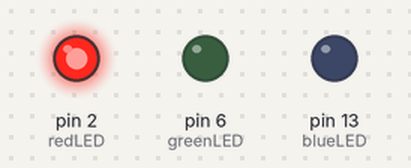
A sketch run on a simulated Arduino Uno, built with avr-gcc and run on an emulated ATmega328P. Shown: output pins drawn as LEDs (lit = HIGH).

Above: at 0.02 s.
At 0.57 s:
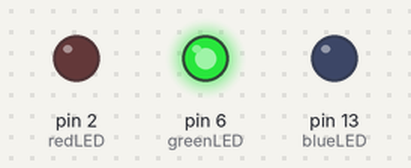
At 2.15 s:
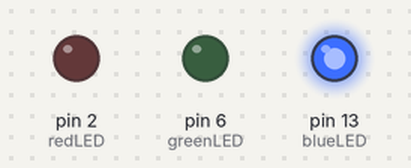
At 4.85 s:
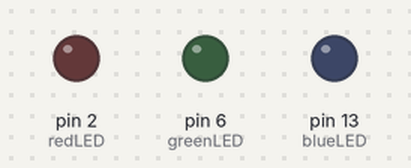
Timing chart, 0 to 6.5 s (numbered marks = the images above):
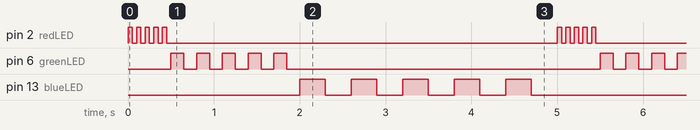

Measured:
- by itself, pin 2 (redLED): repeats every 5.0 s: 4 × (LOW 0.05 s, HIGH 0.05 s), LOW 4.6 s, HIGH 0.05 s
- by itself, pin 6 (greenLED): repeats every 5.0 s: 4 × (LOW 0.15 s, HIGH 0.15 s), LOW 3.7 s, HIGH 0.15 s
- by itself, pin 13 (blueLED): repeats every 5.0 s: 4 × (LOW 0.30 s, HIGH 0.30 s), LOW 2.3 s, HIGH 0.30 s

The sketch:

Blink3LED.ino
```cpp
int redLED=2;
int greenLED=6;
int blueLED=13;
int redBlink=50;
int greenBlink=150;
int blueBlink=300;
void setup() {
    pinMode(redLED,OUTPUT);
    pinMode(greenLED,OUTPUT);
    pinMode(blueLED,OUTPUT);
}
void loop() {
    digitalWrite(redLED,HIGH);
    delay(redBlink);
    digitalWrite(redLED,LOW);
    delay(redBlink);

    digitalWrite(redLED,HIGH);
    delay(redBlink);
    digitalWrite(redLED,LOW);
    delay(redBlink);

    digitalWrite(redLED,HIGH);
    delay(redBlink);
    digitalWrite(redLED,LOW);
    delay(redBlink);

    digitalWrite(redLED,HIGH);
    delay(redBlink);
    digitalWrite(redLED,LOW);
    delay(redBlink);

    digitalWrite(redLED,HIGH);
    delay(redBlink);
    digitalWrite(redLED,LOW);
    delay(redBlink);

    digitalWrite(greenLED,HIGH);
    delay(greenBlink);
    digitalWrite(greenLED,LOW);
    delay(greenBlink);

    digitalWrite(greenLED,HIGH);
    delay(greenBlink);
    digitalWrite(greenLED,LOW);
    delay(greenBlink);

    digitalWrite(greenLED,HIGH);
    delay(greenBlink);
    digitalWrite(greenLED,LOW);
    delay(greenBlink);

    digitalWrite(greenLED,HIGH);
    delay(greenBlink);
    digitalWrite(greenLED,LOW);
    delay(greenBlink);

    digitalWrite(greenLED,HIGH);
    delay(greenBlink);
    digitalWrite(greenLED,LOW);
    delay(greenBlink);

    digitalWrite(blueLED,HIGH);
    delay(blueBlink);
    digitalWrite(blueLED,LOW);
    delay(blueBlink);

    digitalWrite(blueLED,HIGH);
    delay(blueBlink);
    digitalWrite(blueLED,LOW);
    delay(blueBlink);

    digitalWrite(blueLED,HIGH);
    delay(blueBlink);
    digitalWrite(blueLED,LOW);
    delay(blueBlink);

    digitalWrite(blueLED,HIGH);
    delay(blueBlink);
    digitalWrite(blueLED,LOW);
    delay(blueBlink);

    digitalWrite(blueLED,HIGH);
    delay(blueBlink);
    digitalWrite(blueLED,LOW);
    delay(blueBlink);
}
```
